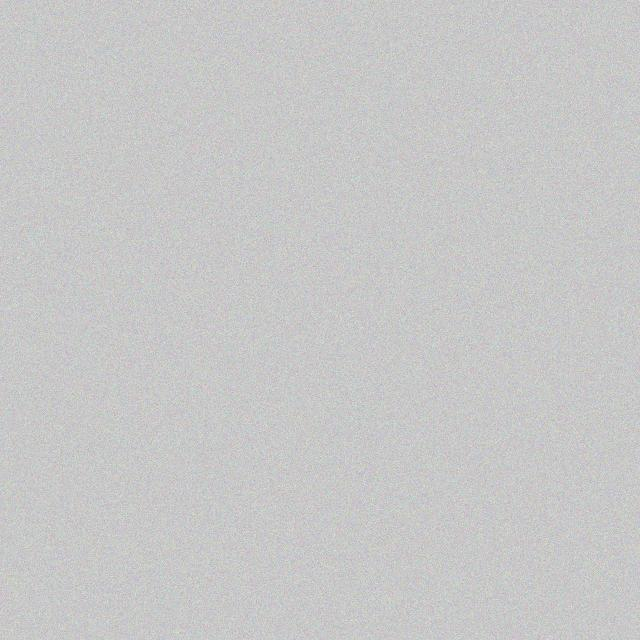
#> input picture ml/yolov8_braille/test_table.jpg, 640 x 640 px
$ python -i dot_detection.py   (imports and definitions only)
#> lines starting #> are read from the running program, lines starting #| are printed output that depends on the picture
"""
Braille Dot Detection Module for Embossed Paper.
Specialized in detecting white-on-white embossed dots by pairing bright crest highlights
with dark shadow troughs using connected component morphological filtering,
cKDTree dipole pairing, and spatial hash Non-Maximum Suppression (NMS).
"""

import cv2
import numpy as np
from typing import List, Dict, Any, Tuple, Optional
from dataclasses import dataclass, asdict
from scipy.spatial import cKDTree


@dataclass
class EmbossedDotResult:
    x: float
    y: float
    width: float
    height: float
    radius: float
    confidence: float
    contrast: float
    vector_dx: float
    vector_dy: float

    def to_dict(self) -> Dict[str, Any]:
        return {
            "x": round(self.x, 2),
            "y": round(self.y, 2),
            "width": round(self.width, 2),
            "height": round(self.height, 2),
            "radius": round(self.radius, 2),
            "confidence": round(self.confidence, 4),
            "contrast": round(self.contrast, 2),
            "vector_dx": round(self.vector_dx, 2),
            "vector_dy": round(self.vector_dy, 2)
        }


def detect_embossed_braille_dots(
    image: np.ndarray,
    tophat: Optional[np.ndarray] = None,
    blackhat: Optional[np.ndarray] = None,
    min_radius: float = 2.0,
    max_radius: float = 14.0,
    min_contrast: float = 6.0,
    nms_distance: float = 5.0
) -> List[Dict[str, Any]]:
    """
    Detects embossed Braille dots using paired highlight-shadow dipoles:
    1. Extract bright crests from Top-Hat and dark troughs from Black-Hat.
    2. Adaptive tile-based thresholding per 160x160 tile.
    3. Filter connected components by physical dot area (min_radius to max_radius)
       and aspect ratio (0.50 to 1.85).
    4. cKDTree dipole pairing: a valid embossed dot is formed by a bright crest
       neighboring a shadow trough within [min_radius, 2.2 * max_radius].
    5. Centroid refinement along the illumination vector.
    6. Spatial hash NMS to suppress duplicates.

    Returns: List of dot dictionaries:
    [
        {
            "x": float,
            "y": float,
            "width": float,
            "height": float,
            "confidence": float,
            "radius": float,
            "contrast": float,
            ...
        }
    ]
    """
    if len(image.shape) == 3:
        gray = cv2.cvtColor(image, cv2.COLOR_BGR2GRAY)
    else:
        gray = image.copy()

    h, w = gray.shape[:2]

    # Compute morphological Top-Hat and Black-Hat if not already passed
    if tophat is None or blackhat is None:
        clahe = cv2.createCLAHE(clipLimit=2.5, tileGridSize=(8, 8))
        enhanced = clahe.apply(gray)
        smoothed = cv2.GaussianBlur(enhanced, (5, 5), 1.0)
        kernel_dim = max(5, int(max_radius * 1.5))
        if kernel_dim % 2 == 0:
            kernel_dim += 1
        k = cv2.getStructuringElement(cv2.MORPH_ELLIPSE, (kernel_dim, kernel_dim))
        tophat = cv2.morphologyEx(smoothed, cv2.MORPH_TOPHAT, k)
        blackhat = cv2.morphologyEx(smoothed, cv2.MORPH_BLACKHAT, k)

    # Local tile-based adaptive thresholding
    tiles_y = max(1, h // 160)
    tiles_x = max(1, w // 160)
    bin_crest = np.zeros_like(tophat, dtype=np.uint8)
    bin_trough = np.zeros_like(blackhat, dtype=np.uint8)

    for ty in range(tiles_y):
        for tx in range(tiles_x):
            y1 = ty * h // tiles_y
            y2 = (ty + 1) * h // tiles_y if ty < tiles_y - 1 else h
            x1 = tx * w // tiles_x
            x2 = (tx + 1) * w // tiles_x if tx < tiles_x - 1 else w

            t_th = tophat[y1:y2, x1:x2]
            t_bh = blackhat[y1:y2, x1:x2]

            local_top_thresh = max(min_contrast, float(np.mean(t_th) + 0.85 * np.std(t_th)))
            local_black_thresh = max(min_contrast, float(np.mean(t_bh) + 0.85 * np.std(t_bh)))

            bin_crest[y1:y2, x1:x2] = (t_th >= local_top_thresh).astype(np.uint8) * 255
            bin_trough[y1:y2, x1:x2] = (t_bh >= local_black_thresh).astype(np.uint8) * 255

    # Connected component analysis on crests and troughs
    num_c, _, stats_c, cent_c = cv2.connectedComponentsWithStats(bin_crest)
    num_t, _, stats_t, cent_t = cv2.connectedComponentsWithStats(bin_trough)

    min_area = max(4.0, np.pi * (min_radius**2) * 0.35)
    max_area = np.pi * (max_radius**2) * 1.85

    crests = []
    for i in range(1, num_c):
        area = stats_c[i, cv2.CC_STAT_AREA]
        if min_area <= area <= max_area:
            bw = stats_c[i, cv2.CC_STAT_WIDTH]
            bh_c = stats_c[i, cv2.CC_STAT_HEIGHT]
            aspect = bw / float(bh_c) if bh_c > 0 else 0
            if 0.50 <= aspect <= 1.90:
                cx_c, cy_c = float(cent_c[i][0]), float(cent_c[i][1])
                val = float(tophat[int(cy_c), int(cx_c)])
                crests.append((cx_c, cy_c, float(bw), float(bh_c), float(area), val))

    troughs = []
    for i in range(1, num_t):
        area = stats_t[i, cv2.CC_STAT_AREA]
        if min_area <= area <= max_area:
            bw = stats_t[i, cv2.CC_STAT_WIDTH]
            bh_t = stats_t[i, cv2.CC_STAT_HEIGHT]
            aspect = bw / float(bh_t) if bh_t > 0 else 0
            if 0.50 <= aspect <= 1.90:
                cx_t, cy_t = float(cent_t[i][0]), float(cent_t[i][1])
                val = float(blackhat[int(cy_t), int(cx_t)])
                troughs.append((cx_t, cy_t, float(bw), float(bh_t), float(area), val))

    candidate_dots: List[EmbossedDotResult] = []

    if crests and troughs:
        troughs_arr = np.array([[t[0], t[1]] for t in troughs], dtype=np.float32)
        crests_arr = np.array([[c[0], c[1]] for c in crests], dtype=np.float32)

        trough_tree = cKDTree(troughs_arr)
        dists, min_indices = trough_tree.query(crests_arr, k=1)

        min_pair_contrast = max(min_contrast * 1.5, 12.0)

        for i, d in enumerate(dists):
            if min_radius <= d <= (max_radius * 2.2):
                c_x, c_y, c_w, c_h, _, c_val = crests[i]
                min_idx = min_indices[i]
                t_x, t_y, t_w, t_h, _, t_val = troughs[min_idx]
                total_contrast = c_val + t_val

                if total_contrast < min_pair_contrast:
                    continue

                dx = t_x - c_x
                dy = t_y - c_y

                # Refined centroid: 70% toward crest highlight, 30% toward shadow
                dot_x = 0.70 * c_x + 0.30 * t_x
                dot_y = 0.70 * c_y + 0.30 * t_y
                dot_w = (c_w + t_w) / 2.0
                dot_h = (c_h + t_h) / 2.0
                dot_radius = max(min_radius, float(d / 2.0))

                # Confidence bounded [0.0, 1.0] based on contrast and roundness
                conf = min(1.0, float(total_contrast / 50.0))

                candidate_dots.append(EmbossedDotResult(
                    x=dot_x,
                    y=dot_y,
                    width=dot_w,
                    height=dot_h,
                    radius=dot_radius,
                    confidence=conf,
                    contrast=total_contrast,
                    vector_dx=dx,
                    vector_dy=dy
                ))

    # Fast spatial hash grid NMS to eliminate nearby duplicate pairings
    candidate_dots.sort(key=lambda d: d.contrast, reverse=True)
    grid_nms = {}
    kept_dots: List[EmbossedDotResult] = []

    cell_size = max(nms_distance, 4.5)
    for d in candidate_dots:
        gx = int(d.x // cell_size)
        gy = int(d.y // cell_size)
        if any((gx + ox, gy + oy) in grid_nms for ox in (-1, 0, 1) for oy in (-1, 0, 1)):
            continue
        grid_nms[(gx, gy)] = d
        kept_dots.append(d)

    # Convert to standard dict representations
    return [d.to_dict() for d in kept_dots]


@dataclass
class PrintedDotResult:
    x: float
    y: float
    width: float
    height: float
    radius: float
    confidence: float
    contrast: float
    circularity: float

    def to_dict(self) -> Dict[str, Any]:
        return {
            "x": round(self.x, 2),
            "y": round(self.y, 2),
            "width": round(self.width, 2),
            "height": round(self.height, 2),
            "radius": round(self.radius, 2),
            "confidence": round(self.confidence, 4),
            "contrast": round(self.contrast, 2),
            "circularity": round(self.circularity, 3),
            "vector_dx": 0.0,
            "vector_dy": 0.0,
        }


def detect_printed_braille_dots(
    image: np.ndarray,
    min_radius: float = 1.5,
    max_radius: float = 16.0,
    polarity: str = "auto",
    min_contrast: float = 15.0,
    min_circularity: float = 0.50,
    nms_distance: float = 4.0,
) -> List[Dict[str, Any]]:
    """
    Detects non-embossed (printed, digital, flat) Braille dots:
    1. Polarity detection ('auto', 'dark_on_light', or 'light_on_dark').
    2. Morphological Black-Hat (for dark dots) or Top-Hat (for light dots)
       using an elliptical structuring element matching physical dot scale.
    3. Adaptive tile-based binarization to handle varying paper illumination.
    4. Connected component filtering by area, aspect ratio, and circularity.
    5. Sub-pixel centroid computation via moments.
    6. Spatial hash NMS to suppress duplicates.
    """
    if len(image.shape) == 3:
        gray = cv2.cvtColor(image, cv2.COLOR_BGR2GRAY)
    else:
        gray = image.copy()

    h, w = gray.shape[:2]
    if h < 5 or w < 5:
        return []

    # Illumination smoothing
    smoothed = cv2.GaussianBlur(gray, (3, 3), 0.8)

    # Determine polarity
    if polarity == "auto":
        med_val = float(np.median(smoothed))
        actual_polarity = "dark_on_light" if med_val > 120 else "light_on_dark"
    else:
        actual_polarity = polarity

    # Morphological extraction
    kernel_dim = max(5, int(max_radius * 2.2))
    if kernel_dim % 2 == 0:
        kernel_dim += 1
    k = cv2.getStructuringElement(cv2.MORPH_ELLIPSE, (kernel_dim, kernel_dim))

    if actual_polarity == "dark_on_light":
        peak_map = cv2.morphologyEx(smoothed, cv2.MORPH_BLACKHAT, k)
    else:
        peak_map = cv2.morphologyEx(smoothed, cv2.MORPH_TOPHAT, k)

    # Local tile-based adaptive thresholding on peak_map
    tiles_y = max(1, h // 160)
    tiles_x = max(1, w // 160)
    bin_dots = np.zeros_like(peak_map, dtype=np.uint8)

    for ty in range(tiles_y):
        for tx in range(tiles_x):
            y1 = ty * h // tiles_y
            y2 = (ty + 1) * h // tiles_y if ty < tiles_y - 1 else h
            x1 = tx * w // tiles_x
            x2 = (tx + 1) * w // tiles_x if tx < tiles_x - 1 else w

            tile = peak_map[y1:y2, x1:x2]
            std_val = float(np.std(tile))
            mean_val = float(np.mean(tile))

            tile_thresh = max(min_contrast, mean_val + 1.2 * std_val)
            bin_dots[y1:y2, x1:x2] = (tile >= tile_thresh).astype(np.uint8) * 255

    # Find contours
    contours, _ = cv2.findContours(bin_dots, cv2.RETR_EXTERNAL, cv2.CHAIN_APPROX_SIMPLE)

    min_area = max(3.0, np.pi * (min_radius**2) * 0.40)
    max_area = np.pi * (max_radius**2) * 2.20

    candidates: List[PrintedDotResult] = []

    for cnt in contours:
        area = float(cv2.contourArea(cnt))
        if area < min_area or area > max_area:
            continue

        bx, by, bw, bh_box = cv2.boundingRect(cnt)
        aspect = bw / float(bh_box) if bh_box > 0 else 0.0
        if not (0.50 <= aspect <= 1.90):
            continue

        perimeter = float(cv2.arcLength(cnt, True))
        if perimeter <= 0:
            continue

        circularity = (4.0 * np.pi * area) / (perimeter * perimeter)
        if circularity < min_circularity:
            continue

        # Sub-pixel centroid
        M = cv2.moments(cnt)
        if M["m00"] > 0:
            cx = float(M["m10"] / M["m00"])
            cy = float(M["m01"] / M["m00"])
        else:
            cx = bx + bw / 2.0
            cy = by + bh_box / 2.0

        ix, iy = int(round(cx)), int(round(cy))
        ix = min(max(0, ix), w - 1)
        iy = min(max(0, iy), h - 1)
        dot_contrast = float(peak_map[iy, ix])

        equiv_radius = max(min_radius, float(np.sqrt(area / np.pi)))
        conf = min(1.0, float(circularity * min(1.0, dot_contrast / 40.0)))

        candidates.append(PrintedDotResult(
            x=cx,
            y=cy,
            width=float(bw),
            height=float(bh_box),
            radius=equiv_radius,
            confidence=conf,
            contrast=dot_contrast,
            circularity=circularity
        ))

    # Fast spatial hash NMS
    candidates.sort(key=lambda d: d.contrast, reverse=True)
    grid_nms = {}
    kept_dots: List[PrintedDotResult] = []

    cell_size = max(nms_distance, 4.0)
    for d in candidates:
        gx = int(d.x // cell_size)
        gy = int(d.y // cell_size)
        if any((gx + ox, gy + oy) in grid_nms for ox in (-1, 0, 1) for oy in (-1, 0, 1)):
            continue
        grid_nms[(gx, gy)] = d
        kept_dots.append(d)

    return [d.to_dict() for d in kept_dots]


def detect_braille_dots(
    image: np.ndarray,
    mode: str = "auto",
    tophat: Optional[np.ndarray] = None,
    blackhat: Optional[np.ndarray] = None,
    min_radius: float = 2.0,
    max_radius: float = 14.0,
    min_contrast: float = 6.0,
    nms_distance: float = 5.0
) -> List[Dict[str, Any]]:
    """
    Unified dot detection dispatcher supporting 'embossed', 'printed', and 'auto' modes.
    - 'embossed': Runs dipole pairing (crest highlight + shadow trough).
    - 'printed': Runs morphological peak extraction with circularity filtering.
    - 'auto': Tests both modes and selects the one with superior grid consistency and dot count.
    """
    if mode == "embossed":
        return detect_embossed_braille_dots(
            image=image,
            tophat=tophat,
            blackhat=blackhat,
            min_radius=min_radius,
            max_radius=max_radius,
            min_contrast=min_contrast,
            nms_distance=nms_distance
        )
    elif mode == "printed":
        return detect_printed_braille_dots(
            image=image,
            min_radius=min_radius,
            max_radius=max_radius,
            min_contrast=max(min_contrast * 2.0, 15.0),
            nms_distance=nms_distance
        )
    elif mode == "auto":
        printed_dots = detect_printed_braille_dots(
            image=image,
            min_radius=min_radius,
            max_radius=max_radius,
            min_contrast=max(min_contrast * 2.0, 15.0),
            nms_distance=nms_distance
        )

        embossed_dots = detect_embossed_braille_dots(
            image=image,
            tophat=tophat,
            blackhat=blackhat,
            min_radius=min_radius,
            max_radius=max_radius,
            min_contrast=min_contrast,
            nms_distance=nms_distance
        )

        if len(printed_dots) >= 4 and len(embossed_dots) < 4:
            return printed_dots
        elif len(embossed_dots) >= 4 and len(printed_dots) < 4:
            return embossed_dots
        elif len(printed_dots) > 0 and len(embossed_dots) > 0:
            mean_conf_p = float(np.mean([d["confidence"] for d in printed_dots]))
            mean_conf_e = float(np.mean([d["confidence"] for d in embossed_dots]))
            if len(printed_dots) >= len(embossed_dots) and mean_conf_p >= mean_conf_e * 0.9:
                return printed_dots
            else:
                return embossed_dots
        elif len(printed_dots) > 0:
            return printed_dots
        else:
            return embossed_dots
    else:
        raise ValueError(f"Unknown dot detection mode: '{mode}'. Expected 'auto', 'embossed', or 'printed'.")

>>> import cv2
>>> picture = cv2.imread('../yolov8_braille/test_table.jpg')
#> picture is the input picture: shape (640, 640, 3); mean B, G, R 199.5, 199.5, 199.5
>>> result = detect_braille_dots(picture)
#> in detect_printed_braille_dots, `med_val = float(np.median(smoothed))`: med_val = 200
#> in detect_printed_braille_dots, `actual_polarity = "dark_on_light" if med_val > 120 else "light_on_dark"`: actual_polarity = 'dark_on_light'
#> in detect_printed_braille_dots, `peak_map = cv2.morphologyEx(smoothed, cv2.MORPH_BLACKHAT, k)`:
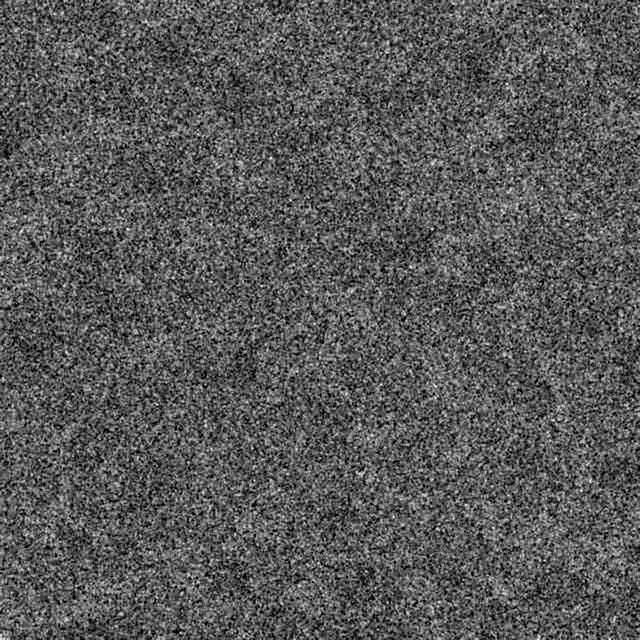
#> peak_map: shape (640, 640); min 0, max 19, mean 6.66; drawn with min black and max white
#> after the loop in detect_printed_braille_dots, `for ty in range(tiles_y):`:
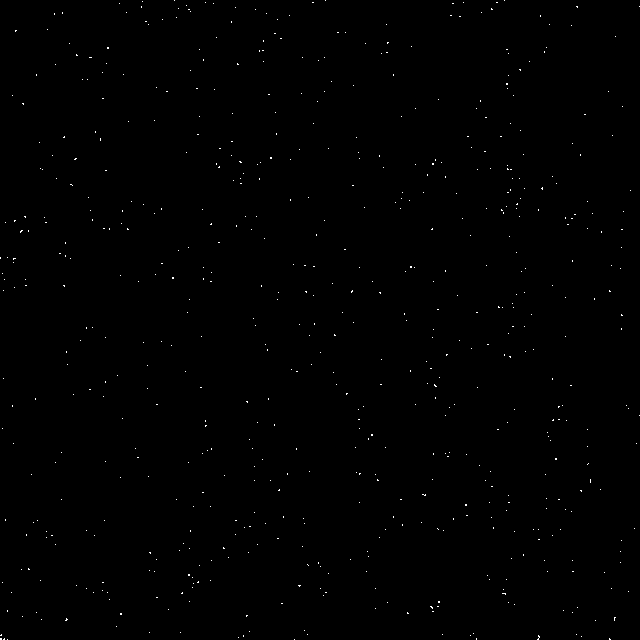
#> bin_dots: shape (640, 640); 0.24% white in thin lines or dots
#> after the loop in detect_printed_braille_dots, `for ty in range(tiles_y):`:
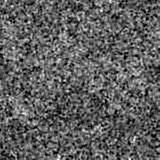
#> tile: shape (160, 160); min 0, max 18, mean 6.77; drawn with min black and max white
#> in detect_printed_braille_dots, `contours, _ = cv2.findContours(bin_dots, cv2.RETR_EXTERNAL, cv2.CHAIN_..`: contours = 629 contours, all with area under 20
#> the loop in detect_printed_braille_dots, `for cnt in contours:` made 629 passes
#> (cnt, area) on passes 1 to 3: ([[294, 639]], 0), ([[7, 639]], 0), ([[609, 638], [609, 639], [610, 639]], 0.5)
#> after the loop in detect_printed_braille_dots, `for cnt in contours:`: candidates = []
#> after the loop in detect_printed_braille_dots, `for d in candidates:`: grid_nms = 0 items; kept_dots = []
#> in detect_embossed_braille_dots, `enhanced = clahe.apply(gray)`:
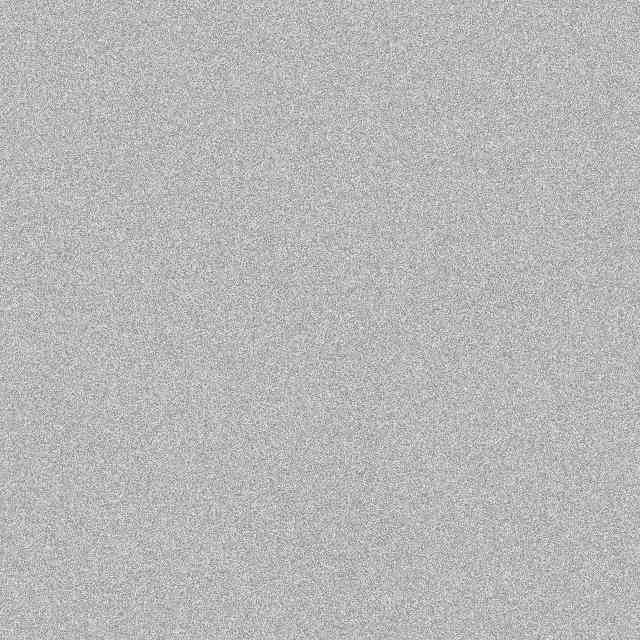
#> enhanced: shape (640, 640); min 125, max 236, mean 184
#> in detect_embossed_braille_dots, `blackhat = cv2.morphologyEx(smoothed, cv2.MORPH_BLACKHAT, k)`:
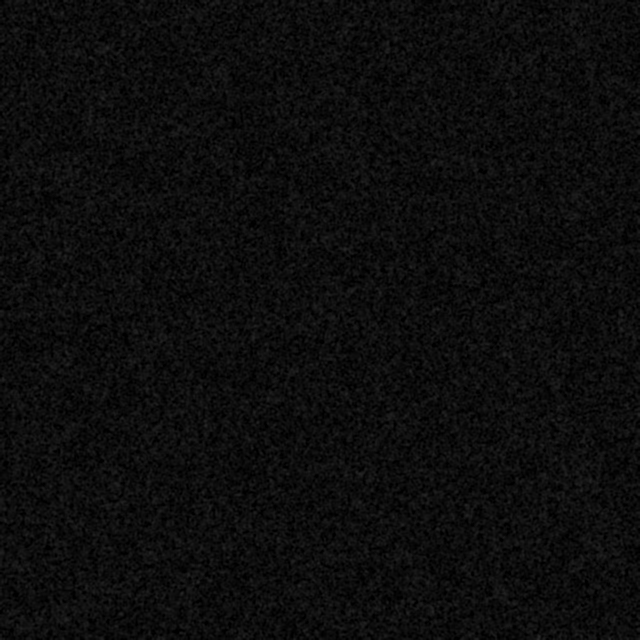
#> blackhat: shape (640, 640); min 0, max 42, mean 12.7
#> after the loop in detect_embossed_braille_dots, `for ty in range(tiles_y):`:
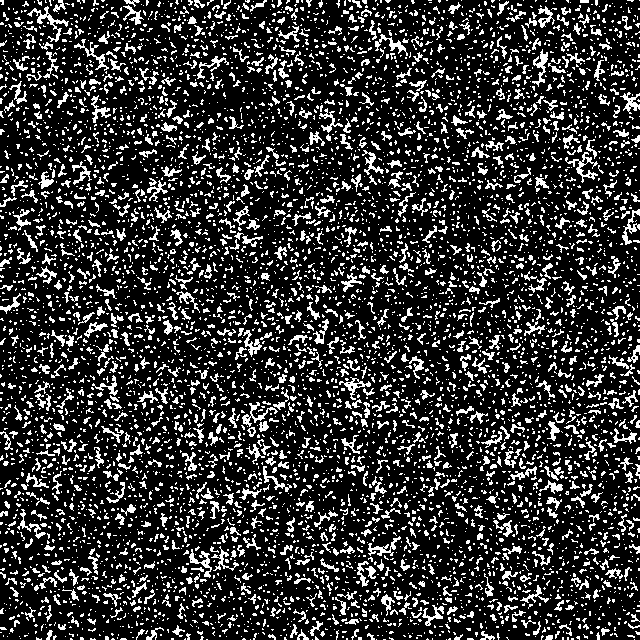
#> bin_crest: shape (640, 640); 20% white in thin lines or dots
#> after the loop in detect_embossed_braille_dots, `for ty in range(tiles_y):`:
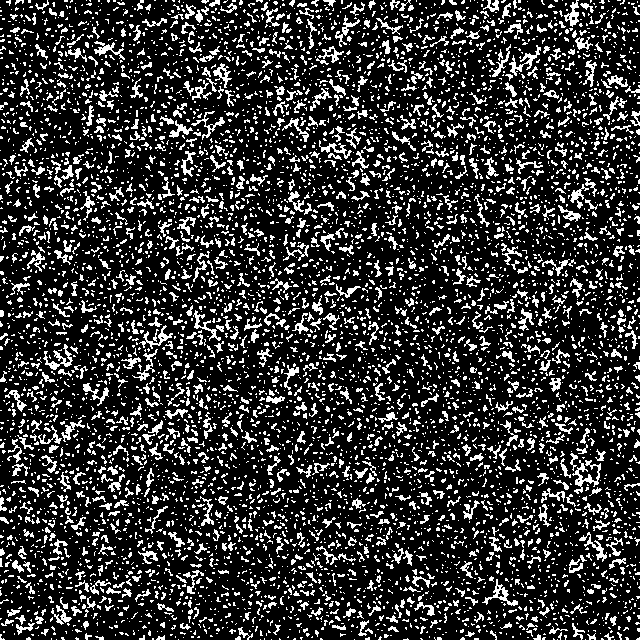
#> bin_trough: shape (640, 640); 20.2% white in thin lines or dots
#> in detect_embossed_braille_dots, `num_c, _, stats_c, cent_c = cv2.connectedComponentsWithStats(bin_crest)`: num_c = 6847; cent_c = 6847 pairs, first value 0 to 639, second value 0 to 639
#> in detect_embossed_braille_dots, `num_t, _, stats_t, cent_t = cv2.connectedComponentsWithStats(bin_trough)`: num_t = 6832; cent_t = 6832 pairs, first value 0 to 639, second value 0 to 639
#> the loop in detect_embossed_braille_dots, `for i in range(1, num_c):` made 6846 passes
#> (area, bw, bh_c, aspect, cx_c, cy_c, val) on passes 8, 20, 23, 26, 28, 32, 33, 37, 50, 64, 68, 75: (69, 13, 12, 1.08, 58.96, 5.71, 13), (46, 11, 8, 1.38, 198.3, 3.61, 17), (27, 8, 9, 0.889, 226.2, 4.67, 22), (61, 17, 12, 1.42, 257.8, 4.97, 26), (22, 5, 7, 0.714, 278.9, 2.82, 19), (23, 6, 7, 0.857, 308.4, 2.43, 25), (22, 5, 8, 0.625, 320.3, 3.64, 31), (37, 10, 8, 1.25, 357, 3.16, 20), (61, 12, 15, 0.8, 501.6, 7.08, 28), (24, 7, 7, 1, 245.3, 6.21, 27), (61, 13, 12, 1.08, 453.6, 7.8, 26), (147, 21, 20, 1.05, 133.2, 15.05, 15)
#> (area, bw, bh_c, aspect) on passes 13, 55: (48, 16, 7, 2.29), (27, 9, 3, 3)
#> after the loop in detect_embossed_braille_dots, `for i in range(1, num_c):`: crests = 3551 items, first 6: (1.87, 1.73, 4, 5, 15, 21), (25.44, 3.67, 7, 6, 18, 27), (39.44, 2.44, 5, 6, 16, 23), (50, 2.5, 3, 6, 10, 20), (58.96, 5.71, 13, 12, 69, 13), (78.5, 1, 4, 4, 8, 19)
#> the loop in detect_embossed_braille_dots, `for i in range(1, num_t):` made 6831 passes
#> (area, bw, bh_t, aspect, cx_t, cy_t, val) on passes 2, 4: (24, 9, 5, 1.8, 18.75, 1.29, 24), (44, 14, 10, 1.4, 41.84, 5.27, 7)
#> the loop in detect_embossed_braille_dots, `for i, d in enumerate(dists):` made 3551 passes
#> d on passes 1 to 3: 6.63, 4.44, 3.72
